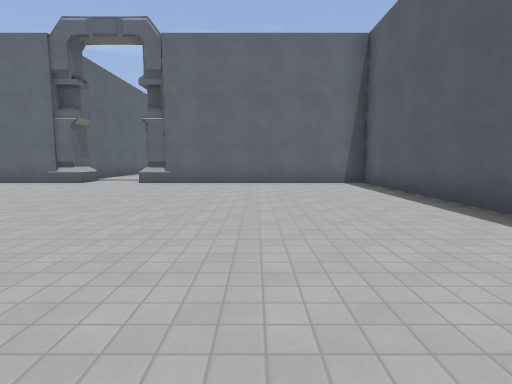
view 1 (above)

15 first-person views from a walk through a Godot game level. The camera is 1.4 m above the floor, tilts 6° down and sees 80° across. The floor is counted in squares, 2.18 m on a side. Each view is taken from the middle of a square. On the plan, view 1 faces up. The plan holds only what a view shows up to about 9 squares ahead; the rest is blank. The place goes on beyond the plan. Surface patterns are stand-ins for the level's own textures.

view 2
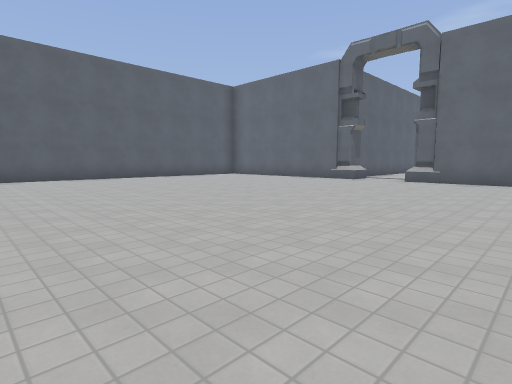

view 3
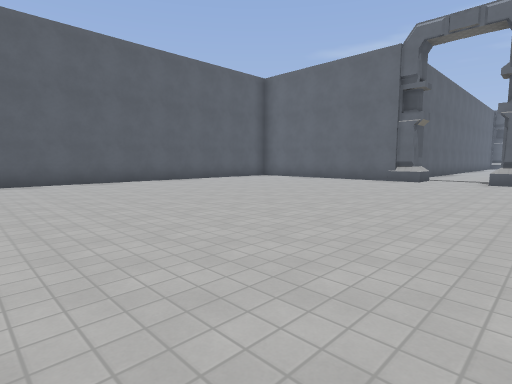

view 4
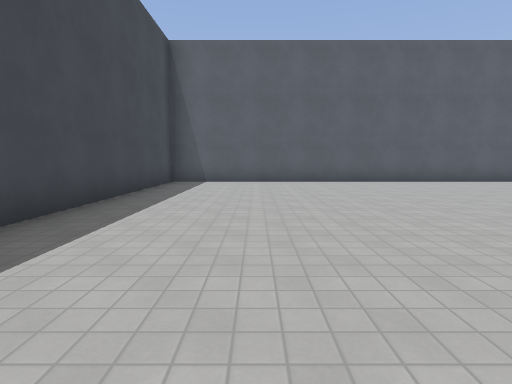

view 5
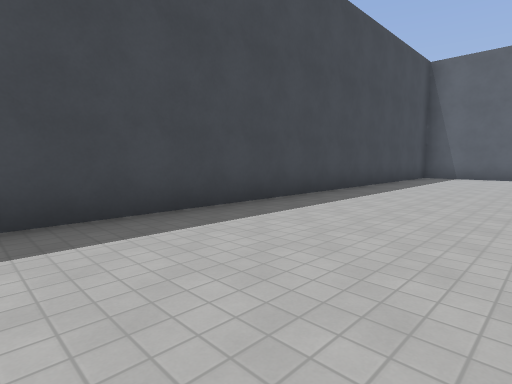

view 6
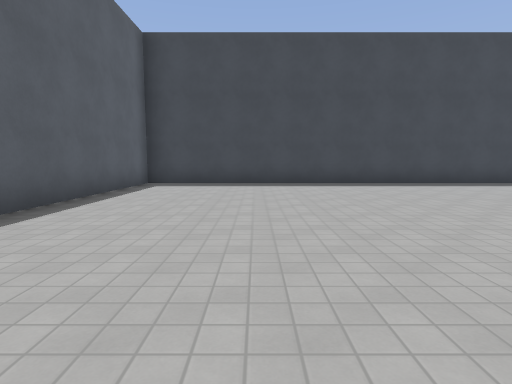

view 7
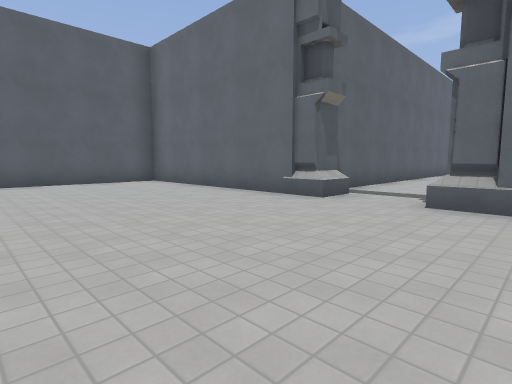

view 8
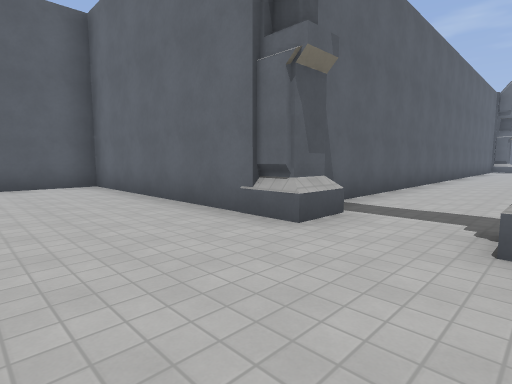

view 9
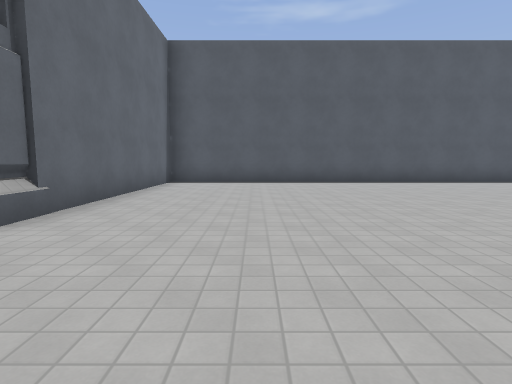

view 10
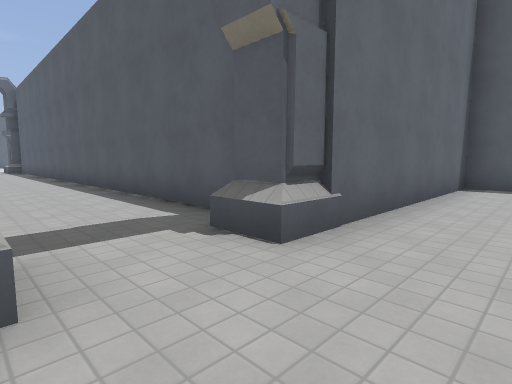

view 11
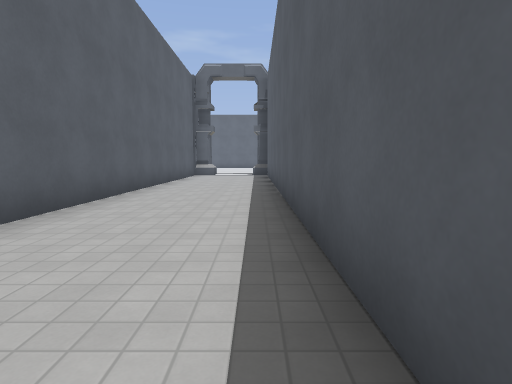

view 12
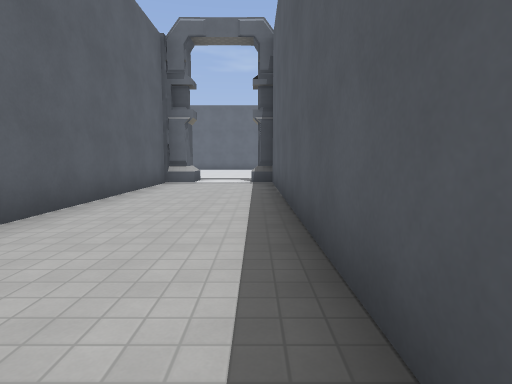

view 13
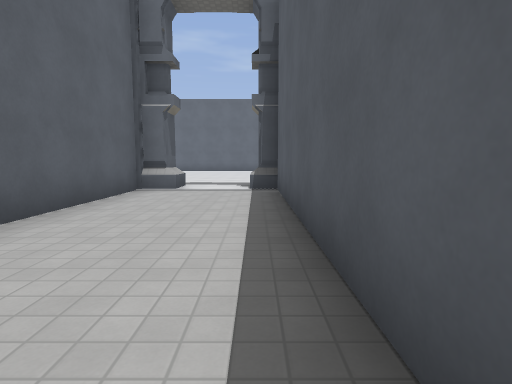

view 14
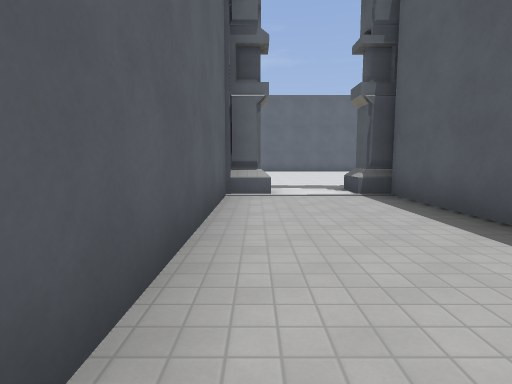

view 15
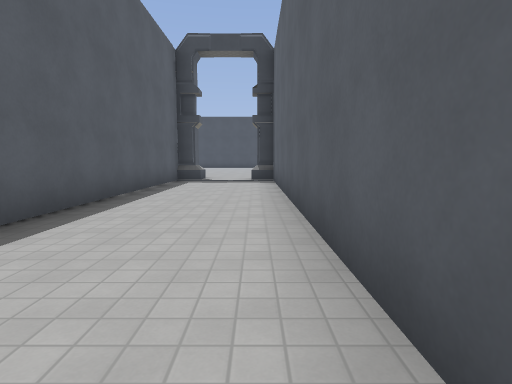

### Floor plan
Points are (right, up) in squares from view 1. A wall is a line through its corners. A room is listed if a view was taken in it or the views show most of it. See-through windows are left out.
Room 1 (views 1, 2, 3, 4, 5, 6, 7, 8, 9, 10)
walls: (-4.9, 8.5) (-11, 8.5) (-11, -5.5) (3, -5.5) (3, 8.5) (-3.1, 8.5)
ways out: opening at (-4, 9) to room 2
Room 2 (views 11, 12, 13, 14, 15)
walls: (-2.5, 9.8) (-2.5, 25.6) (-3.1, 25.6); (-5, 9.2) (-5, 8.6); (-3.1, 8.5) (-3.1, 9.2); (-4.9, 25.6) (-5.5, 25.6) (-5.5, 10)
low walls: (-4.9, 9.5) (-4.9, 8.5); (-3.3, 8.5) (-3.3, 9.4)
ways out: opening at (-4, 9) to room 1; opening at (-4, 26)

Positions as (right, up) in squares from view 1, and headings:
1: (0, 0), facing up
2: (0, -1), facing up-left
3: (-2, -1), facing up-left
4: (-2, -3), facing left
5: (1, -2), facing down-left
6: (0, 3), facing down
7: (-2, 4), facing up-left
8: (-3, 6), facing up-left
9: (-6, 6), facing right
10: (-5, 7), facing up-right
11: (-3, 13), facing up
12: (-3, 17), facing up
13: (-3, 19), facing up
14: (-5, 20), facing up
15: (-5, 19), facing down
